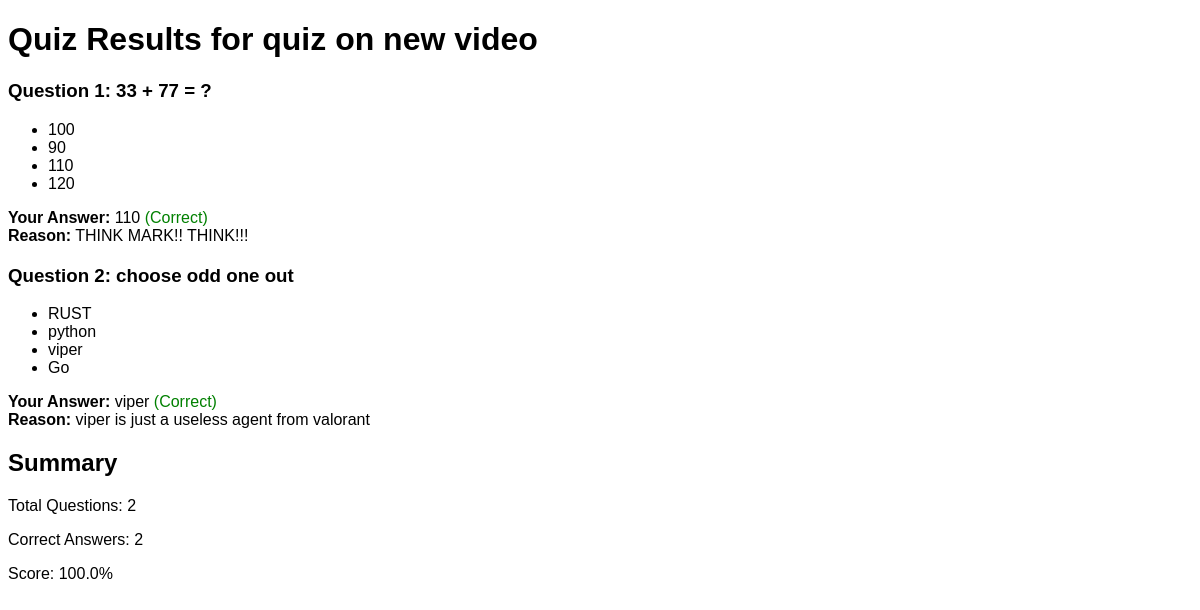
/quiz/1/result/ (signed in), run on the app's committed database.
### app/models.py (models this page shows, shortened)
class Quiz(models.Model):
    course = models.ForeignKey(Course, related_name='quizzes', on_delete=models.CASCADE)
    topic = models.ForeignKey(Topic, related_name='quizzes', on_delete=models.CASCADE)
    title = models.CharField(max_length=100)
    weight = models.FloatField(default=0)
    description = models.TextField(blank=True, null=True)
    due_date = models.DateTimeField(default=timezone.now)
    time_limit = models.TimeField(default=time(0, 30))

class QuizQuestion(models.Model):
    quiz = models.ForeignKey(Quiz, related_name='quiz_questions', on_delete=models.CASCADE)
    question_no = models.IntegerField()
    question_text = models.TextField(max_length=255)
    option1 = models.CharField(max_length=255)
    option2 = models.CharField(max_length=255)
    option3 = models.CharField(max_length=255)
    option4 = models.CharField(max_length=255)
    correct_option = models.CharField(
        max_length=2,
        choices=[
            ('1', 'Option 1'),
            ('2', 'Option 2'),
            ('3', 'Option 3'),
            ('4', 'Option 4')
        ]
    )
    reason = models.TextField()

class SelectedAnswer(models.Model):
    student = models.ForeignKey(Student, related_name='selected_answers', on_delete=models.CASCADE)
    quiz = models.ForeignKey(Quiz, related_name='selected_answers', on_delete=models.CASCADE)
    question = models.ForeignKey(QuizQuestion, related_name='selected_answers', on_delete=models.CASCADE)
    selected_option = models.CharField(max_length=2, null=True)

### app/views.py (the view)
# urls.py: path('quiz/<int:quiz_id>/result/', quiz_result, name='quiz_result'),
@login_required
def quiz_result(request, quiz_id):
    quiz = get_object_or_404(Quiz, id=quiz_id)
    student = Student.objects.get(user=request.user)
    questions = quiz.quiz_questions.all().order_by('question_no')
    quiz_result = get_object_or_404(QuizResult, quiz=quiz, student=student)
    selected_answers = SelectedAnswer.objects.filter(student=student, quiz=quiz).select_related('question')
    correct_answers_count = sum(1 for answer in selected_answers if answer.selected_option == answer.question.correct_option)
    percentage_score = (correct_answers_count / questions.count()) * 100 if questions.count() > 0 else 0
    context = {
        'quiz': quiz,
        'questions': questions,
        'selected_answers': selected_answers,
        'quiz_result': {
            'correct_answers_count': correct_answers_count,
        },
        'percentage_score': percentage_score,
    }
    return render(request, 'quiz_result.html', context)

### app/templatetags/option_text.py (called while the page is built)
@register.filter
def get_option_text(option_number, question):
    if option_number == '1':
        return question.option1
    elif option_number == '2':
        return question.option2
    elif option_number == '3':
        return question.option3
    elif option_number == '4':
        return question.option4
    return ''

### app/templates/quiz_result.html (shortened to what this page needs)
{% load option_text %}
<!DOCTYPE html>
<html lang="en">
<head>
</head>
<body>
    <h1>Quiz Results for {{ quiz.title }}</h1>
    {% for question in questions %}
    <div class="question">
        <h3>Question {{ question.question_no }}: {{ question.question_text }}</h3>
        <ul>
            <li>{{ question.option1 }}</li>
            <li>{{ question.option2 }}</li>
            <li>{{ question.option3 }}</li>
            <li>{{ question.option4 }}</li>
        </ul>
        <p>
            <strong>Your Answer:</strong>
            {% for selected_answer in selected_answers %}
                {% if selected_answer.question == question %}
                    {{ selected_answer.selected_option|get_option_text:question }}
                {% endif %}
            {% empty %}
                N/A
            {% endfor %}
            {% if selected_answers %}
                {% for selected_answer in selected_answers %}
                    {% if selected_answer.question == question %}
                        {% if selected_answer.selected_option == question.correct_option %}
                            <span class="correct">(Correct)</span><br>
                            <strong>Reason:</strong> {{ question.reason }}
                        {% endif %}
                    {% endif %}
                {% endfor %}
            {% endif %}
        </p>
    </div>
    {% endfor %}
    <h2>Summary</h2>
    <p>Total Questions: {{ questions|length }}</p>
    <p>Correct Answers: {{ quiz_result.correct_answers_count }}</p>
    <p>Score: {{ percentage_score }}%</p>
</body>
</html>

### app/templates/quiz_result.html (style rules this page uses)
body { font-family: Arial, sans-serif; }
.question { margin-bottom: 20px; }
.correct { color: green; }

### data on the page
Quiz: title "quiz on new video"
QuizQuestion: question_no "1", question_text "33 + 77 = ?", option1 "100", option2 "90", option3 "110", option4 "120", reason "THINK MARK!! THINK!!!"
SelectedAnswer: selected_option|get_option_text "110"
QuizQuestion: question_no "2", question_text "choose odd one out", option1 "RUST", option2 "python", option3 "viper", option4 "Go", reason "viper is just a useless agent from valorant"
SelectedAnswer: selected_option|get_option_text "viper"

### other printed values
{{ questions|length }} "2"
{{ quiz_result.correct_answers_count }} "2"
{{ percentage_score }} "100.0"
